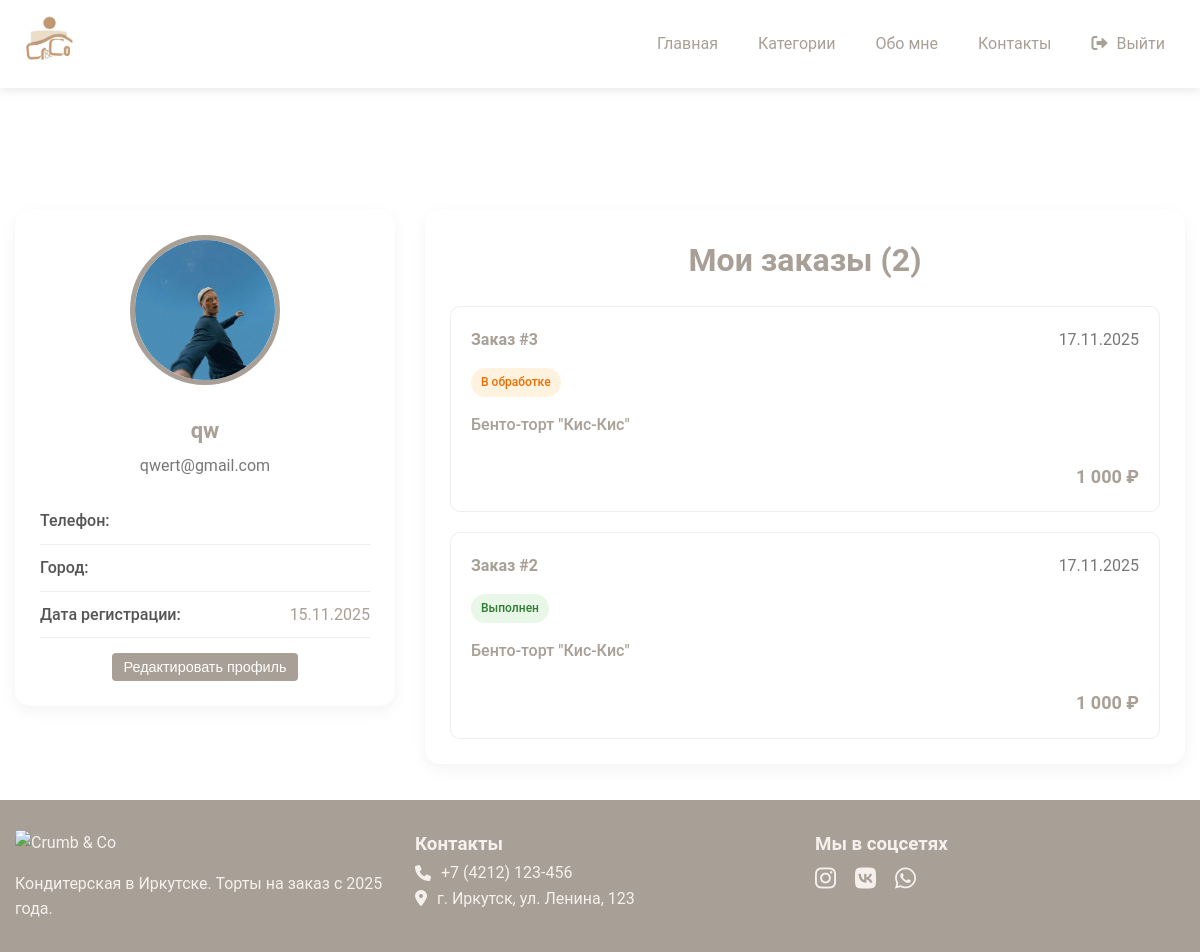
The app's page /account.php (signed in) with its own data.
### tables this page shows
CREATE TABLE `users` (
  `id` int NOT NULL,
  `name` varchar(100) NOT NULL,
  `email` varchar(150) NOT NULL,
  `password_hash` varchar(255) DEFAULT NULL,
  `created_at` datetime DEFAULT CURRENT_TIMESTAMP,
  `phone` varchar(20) DEFAULT NULL,
  `city` varchar(100) DEFAULT NULL
);

CREATE TABLE `orders` (
  `id` int NOT NULL,
  `user_name` varchar(100) NOT NULL,
  `user_phone` varchar(20) NOT NULL,
  `user_email` varchar(150) DEFAULT NULL,
  `product_name` varchar(255) NOT NULL,
  `product_id` int DEFAULT NULL,
  `price` decimal(10,2) NOT NULL,
  `comment` text,
  `status` varchar(50) DEFAULT 'new',
  `created_at` datetime DEFAULT CURRENT_TIMESTAMP
);

### account.php (the view, shortened to what this page needs)
<?php
$pdo = new PDO("mysql:host=localhost;dbname=crumb_and_co;charset=utf8", 'root', '');
$pdo->setAttribute(PDO::ATTR_ERRMODE, PDO::ERRMODE_EXCEPTION);
$stmt = $pdo->prepare("SELECT name, email, phone, city, created_at FROM users WHERE id = ?");
$stmt->execute([$_SESSION['user_id']]);
$user = $stmt->fetch();
$stmt = $pdo->prepare("SELECT id, product_name, price, created_at, status FROM orders WHERE user_name = ? ORDER BY created_at DESC");
$stmt->execute([$user['name']]);
$orders = $stmt->fetchAll();
?>
<!DOCTYPE html>
<html lang="ru">
<head>
    <link rel="stylesheet" href="css/style.css">
    <link rel="stylesheet" href="https://cdnjs.cloudflare.com/ajax/libs/font-awesome/6.0.0/css/all.min.css">
</head>
<body>
    <header class="header">
        <div class="container">
            <div class="header__logo">
                <a href="index.php">
                    <img src="img/logo.jpg" alt="Crumb & Co">
                </a>
            </div>
            <nav class="header__nav">
                <ul>
                    <li><a href="index.php">Главная</a></li>
                    <li><a href="services.php">Категории</a></li>
                    <li><a href="about.php">Обо мне</a></li>
                    <li><a href="contacts.php">Контакты</a></li>
                    <li>
                        <a href="logout.php" class="auth-button">
                            <i class="fas fa-sign-out-alt"></i> Выйти
                        </a>
                    </li>
                </ul>
            </nav>
        </div>
    </header>
    <main class="account-page">
        <div class="container">
            <div class="account-content">
                <div class="account-profile">
                    <img src="img/account.jpg" alt="Фото профиля" class="account-profile__img">
                    <h2 class="account-profile__name"><?= htmlspecialchars($user['name']) ?></h2>
                    <p class="account-profile__email"><?= htmlspecialchars($user['email']) ?></p>
                    <div class="account-profile__info">
                        <div class="account-info__item">
                            <span class="account-info__label">Телефон:</span>
                        </div>
                        <div class="account-info__item">
                            <span class="account-info__label">Город:</span>
                        </div>
                        <div class="account-info__item">
                            <span class="account-info__label">Дата регистрации:</span>
                            <span class="account-info__value"><?= date('d.m.Y', strtotime($user['created_at'])) ?></span>
                        </div>
                    </div>
                    <div class="profile-actions">
                        <button id="editBtn" class="btn--edit">Редактировать профиль</button>
                    </div>
                </div>
                <div class="account-orders">
                    <h2 class="section-title">Мои заказы (<?= count($orders) ?>)</h2>
                    <?php if (empty($orders)): ?>
                        <p style="text-align: center; color: #777; margin-top: 20px;">У вас пока нет заказов.</p>
                    <?php else: ?>
                        <div class="orders-list">
                            <?php foreach ($orders as $order): ?>
                            <div class="order-card">
                                <div class="order-card__header">
                                    <span class="order-card__id">Заказ #<?= htmlspecialchars($order['id']) ?></span>
                                    <span class="order-card__date"><?= date('d.m.Y', strtotime($order['created_at'])) ?></span>
                                </div>
                                <span class="order-status <?= $order['status'] === 'completed' ? 'status-completed' : 'status-processing' ?>">
                                    <?= $order['status'] === 'completed' ? 'Выполнен' : 'В обработке' ?>
                                </span>
                                <div class="order-card__details">
                                    <div class="order-item">
                                        <span class="order-item__name"><?= htmlspecialchars($order['product_name']) ?></span>
                                    </div>
                                </div>
                                <div class="order-card__total"><?= number_format($order['price'], 0, '', ' ') ?> ₽</div>
                            </div>
                            <?php endforeach; ?>
                        </div>
                    <?php endif; ?>
                </div>
            </div>
        </div>
    </main>
    <footer class="footer">
        <div class="container">
            <div class="footer__info">
                <img src="img/.jpg" alt="Crumb & Co" class="footer__logo">
                <p>Кондитерская в Иркутске. Торты на заказ с 2025 года.</p>
            </div>
            <div class="footer__contacts">
                <h3>Контакты</h3>
                <p><i class="fas fa-phone"></i> +7 (4212) 123-456</p>
                <p><i class="fas fa-map-marker-alt"></i> г. Иркутск, ул. Ленина, 123</p>
            </div>
            <div class="footer__social">
                <h3>Мы в соцсетях</h3>
                <a href="#"><i class="fab fa-instagram"></i></a>
                <a href="#"><i class="fab fa-vk"></i></a>
                <a href="#"><i class="fab fa-whatsapp"></i></a>
            </div>
        </div>
    </footer>
</body>
</html>

### style.css (style rules this page uses)
:root { --primary-color: #a89f96; --secondary-color: #fcfcfc; --dark-color: #a89f96; --light-color: #f5f5f5; --white: #fff; --gray: #ccc; --transition: all 0.3s ease; }
* { margin: 0; padding: 0; box-sizing: border-box; }
body { font-family: 'Roboto', sans-serif; color: var(--dark-color); line-height: 1.6; min-height: 100vh; display: flex; flex-direction: column; }
.container { width: 100%; max-width: 1200px; margin: 0 auto; padding: 0 15px; }
.header { background-color: var(--white); box-shadow: 0 2px 10px rgba(0, 0, 0, 0.1); position: fixed; width: 100%; top: 0; z-index: 1000; }
.header .container { display: flex; justify-content: space-between; align-items: center; padding: 10px 15px; }
.header__logo img { height: 60px; }
.header__nav ul { list-style: none; display: flex; align-items: center; }
.header__nav li { margin: 0 10px; }
.auth-button { display: flex; align-items: center; text-decoration: none; color: #333; padding: 8px 12px; border-radius: 5px; transition: background-color 0.3s; }
.auth-button i { margin-right: 5px; }
.header__nav a { color: var(--dark-color); text-decoration: none; padding: 10px; display: block; transition: var(--transition); }
main { flex: 1; margin-top: 80px; }
.section-title { text-align: center; font-size: 2em; margin-bottom: 20px; }
.account-page { padding-top: 100px; min-height: calc(100vh - 80px); }
.account-content { display: grid; grid-template-columns: 1fr 2fr; gap: 30px; margin-top: 30px; }
.account-profile { background: white; border-radius: 15px; padding: 25px; box-shadow: 0 5px 15px rgba(0,0,0,0.05); text-align: center; height: fit-content; position: sticky; top: 100px; }
.account-profile__img { width: 150px; height: 150px; border-radius: 50%; object-fit: cover; border: 5px solid var(--primary-color); margin: 0 auto 20px; }
.account-profile__name { font-size: 22px; font-weight: 600; margin-bottom: 5px; color: var(--dark-color); }
.account-profile__email { color: #777; margin-bottom: 20px; }
.account-profile__info { text-align: left; margin-top: 20px; }
.account-info__item { display: flex; justify-content: space-between; padding: 10px 0; border-bottom: 1px solid #eee; }
.account-info__label { font-weight: 500; color: #555; }
.account-info__value { color: var(--dark-color); }
.account-orders { background: white; border-radius: 15px; padding: 25px; box-shadow: 0 5px 15px rgba(0,0,0,0.05); }
.orders-list { display: grid; gap: 20px; }
.order-card { border: 1px solid #eee; border-radius: 10px; padding: 20px; transition: var(--transition); }
.order-card__header { display: flex; justify-content: space-between; margin-bottom: 15px; }
.order-card__id { font-weight: 600; color: var(--primary-color); }
.order-card__date { color: #777; }
.order-status { display: inline-block; padding: 5px 10px; border-radius: 20px; font-size: 12px; font-weight: 500; }
.status-completed { background-color: #e8f7e8; color: #2e7d32; }
.status-processing { background-color: #fff3e0; color: #ef6c00; }
.order-card__details { display: grid; grid-template-columns: 1fr 1fr; gap: 15px; margin: 15px 0; }
.order-item { display: flex; align-items: center; margin-bottom: 10px; }
.order-item__name { font-weight: 500; }
.order-card__total { text-align: right; font-weight: 600; font-size: 18px; color: var(--primary-color); margin-top: 15px; }
.footer { background-color: #a89f96; color: #f5f0ec; padding: 30px 0; margin-top: auto; }
.footer .container { display: grid; grid-template-columns: repeat(auto-fit, minmax(250px, 1fr)); gap: 30px; }
.footer__logo { height: 50px; margin-bottom: 15px; }
.footer__contacts h3, .footer__social h3, .footer__info p { color: #f5f0ec; }
.footer__contacts p, .footer__info p { display: flex; align-items: center; }
.footer__contacts i, .footer__contacts p { margin-right: 10px; }
.footer__social a { color: #f5f0ec; font-size: 1.5rem; margin-right: 15px; transition: var(--transition); }

### records on screen
users: name "qw", email "qwert@gmail.com", created_at "15.11.2025"
orders: id "3", created_at "17.11.2025", status "В обработке", product_name "Бенто-торт \"Кис-Кис\"", price "1 000"
orders: id "2", created_at "17.11.2025", status "Выполнен", product_name "Бенто-торт \"Кис-Кис\"", price "1 000"

### other values on screen
count($orders) "2"
